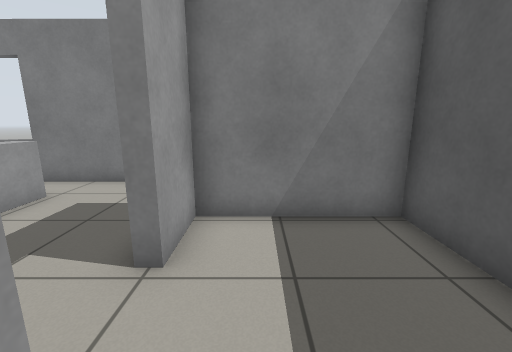
View 1 (above)

16 first-person views from a walk through a world built for the Gazebo simulator. The camera is 1 m above the floor, tilts 12° down and sees 90° across. The floor is counted in squares, 0.5 m on a side. Each view is taken from the middle of a square. On the plan, view 1 faces up. The plan holds only what a view shows up to about 16 squares ahead; the rest is blank. Robots are left out. Gazebo's built-in surfaces are drawn with simple patterns.

View 2
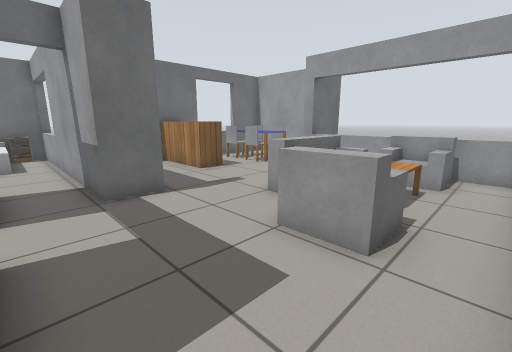

View 3
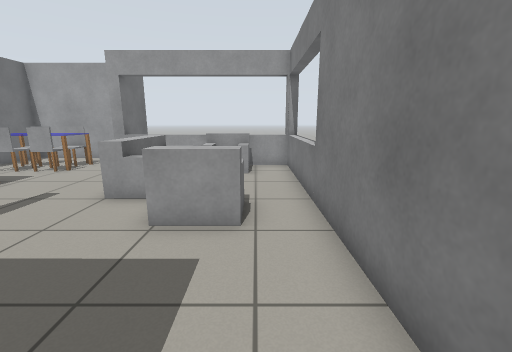

View 4
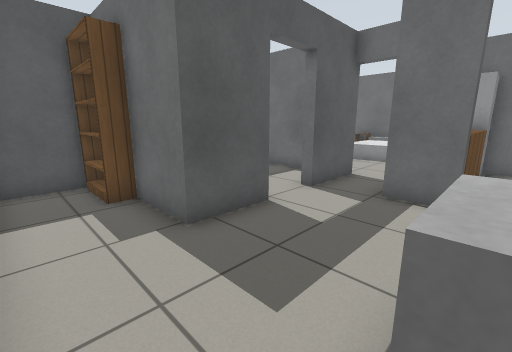

View 5
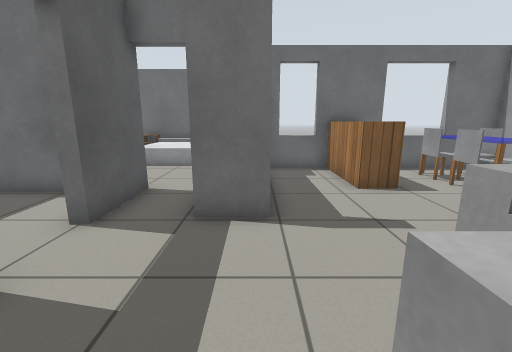

View 6
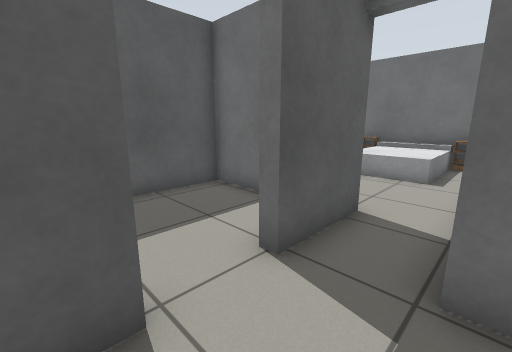

View 7
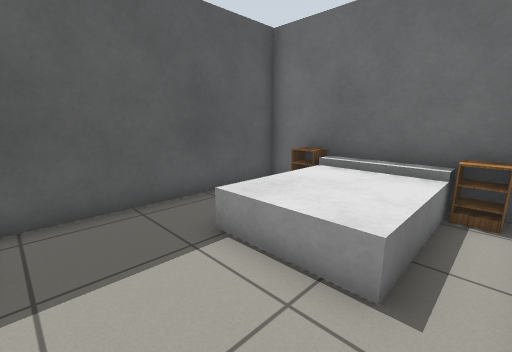

View 8
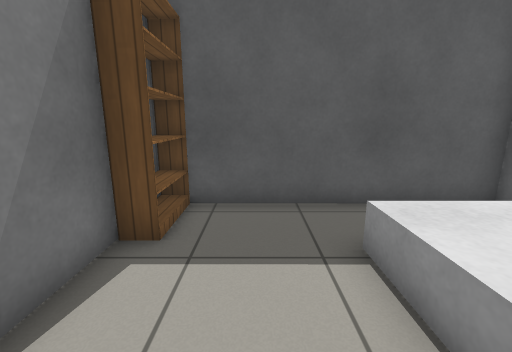

View 9
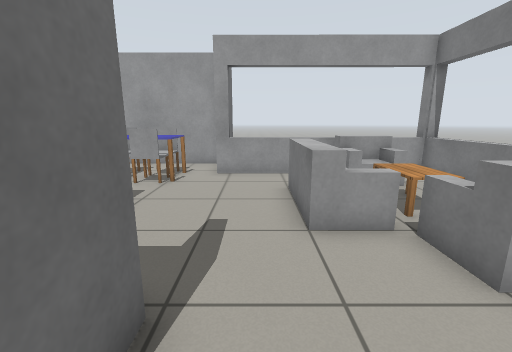

View 10
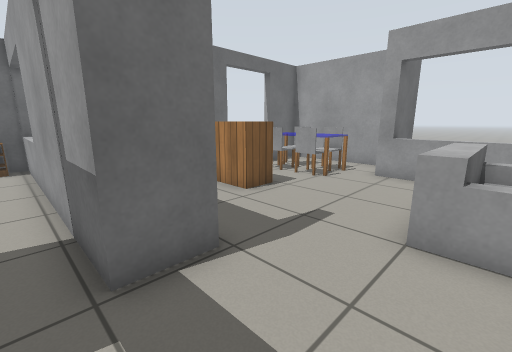

View 11
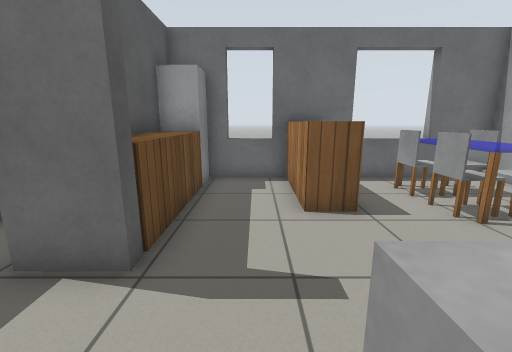

View 12
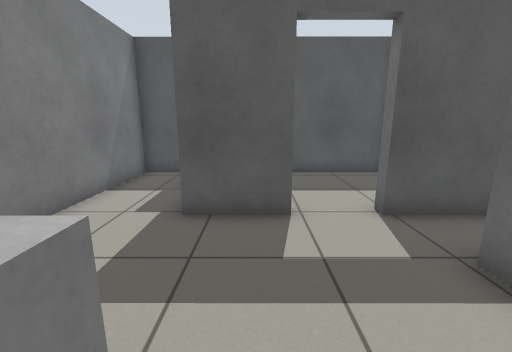

View 13
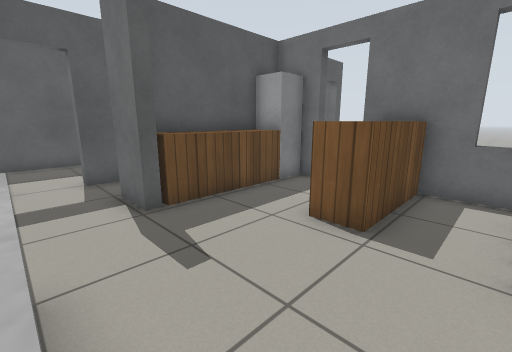

View 14
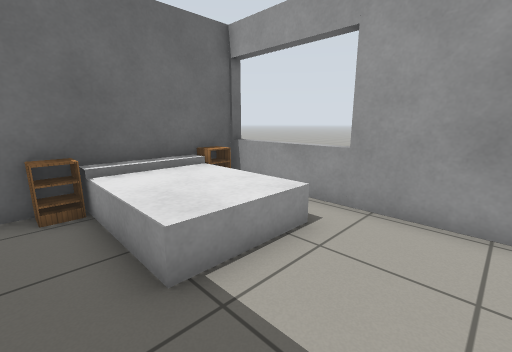

View 15
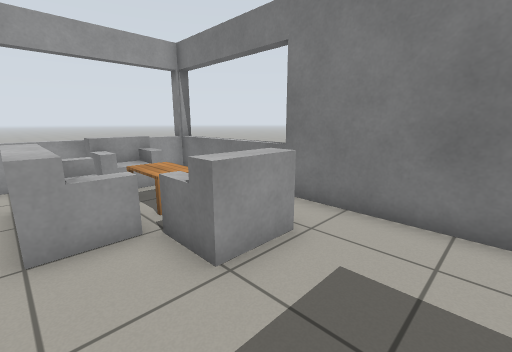

View 16
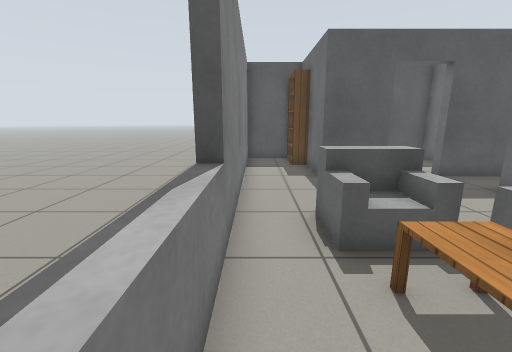

### Floor plan
Points are (right, up) in squares from view 1. A wall is a line through its corners. A room is listed if a view was taken in it or the views show most of it. See-through windows are left out.
Room 1 (view 1)
walls: (0.4, -1.2) (3.1, -1.2) (3.1, 5.2) (-1.3, 5.2) (-1.3, 3.2)
ways out: open door at (-1.5, 2.5) to room 2
Room 2 (views 2, 3, 4, 5, 6, 9, 10, 11, 12, 13, 15, 16)
walls: (-5.4, 0.9) (-3.7, 0.9) (-3.7, -1.1); (-12.9, 5.1) (-12.9, 0.4); (-1.7, 3.2) (-1.7, 5.6) (0.2, 5.6); (-4.1, -4) (-4.1, 0); (-1.7, -1.6) (-1.7, 1.2); (-15.3, 0.1) (-15.3, -5.1) (-5.4, -5.1); (-12.9, 9) (-12.9, 6.6); (3.1, 6.2) (3.1, 8.5) (-13.4, 8.5)
ways out: open door at (-1.5, 2.5) to room 1; open door at (-2.5, -1) to room 3
objects: chair (-13, -4) to (-13, -3); chair (-13, -2) to (-13, -1); table (-12, -4) to (-12, -1); sofa (-12, 5) to (-11, 6); chair (-11, -3); chair (-11, -2); sofa (-10, 3) to (-8, 4); table (-10, 5) to (-8, 6); wooden box (-9, -4) to (-8, -2); sofa (-7, 5) to (-6, 6); white post (-5, -5) to (-5, -4); wooden box (-5, -3) to (-5, 0); other object (1, 6) to (2, 6)
Room 3 (views 7, 8, 14)
walls: (0.2, -1.6) (-0.9, -1.6); (-4.1, -9.9) (3.1, -10) (3.1, -1.5); (-3.7, -1.1) (-3.7, -10)
ways out: open door at (-2.5, -1) to room 2
objects: other object (-3, -10) to (-3, -9); bed (-2, -9) to (1, -6); other object (1, -10); other object (1, -2) to (2, -2)

Positions as (right, up) in squares from view 1, and headings:
1: (0, 0), facing up
2: (-2, 8), facing down-left
3: (-1, 7), facing left
4: (-6, 8), facing down-right
5: (-5, 6), facing down
6: (-4, 4), facing down-right
7: (-3, -3), facing down-right
8: (-3, -4), facing right
9: (-3, 2), facing left
10: (-3, 4), facing down-left
11: (-7, 4), facing down
12: (-7, 4), facing right
13: (-11, 3), facing down-right
14: (2, -3), facing down-left
15: (-3, 3), facing up-left
16: (-11, 8), facing right
